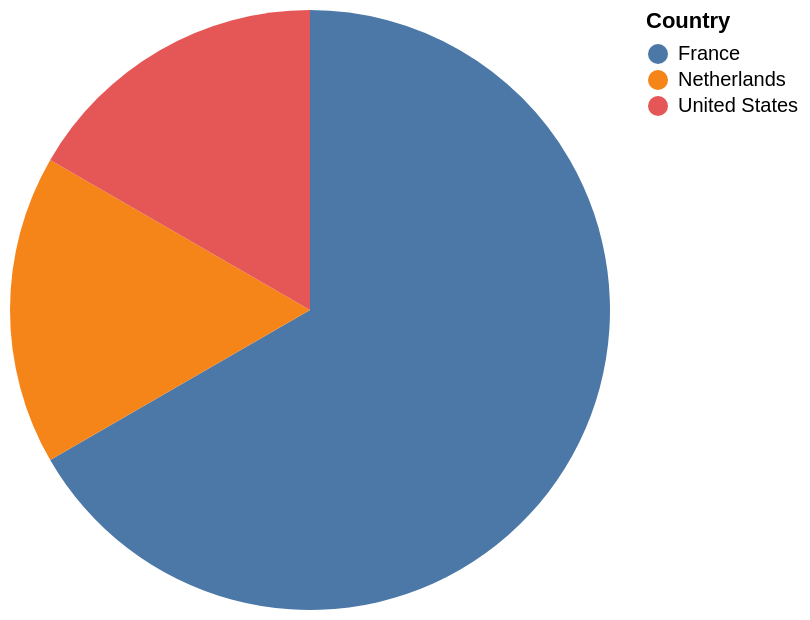

Write a Vega-Lite specification for this figure.
### Vega-Lite specification from a JSON file in a GitHub repository (floating-point values rounded to 4 significant figures)
{"data": {"values": [{"x_data": "France", "y_data": 4}, {"x_data": "Netherlands", "y_data": 1}, {"x_data": "United States", "y_data": 1}]}, "mark": "arc", "encoding": {"theta": {"field": "y_data", "type": "quantitative", "title": "count(*)"}, "color": {"field": "x_data", "type": "nominal", "title": "Country"}}}
